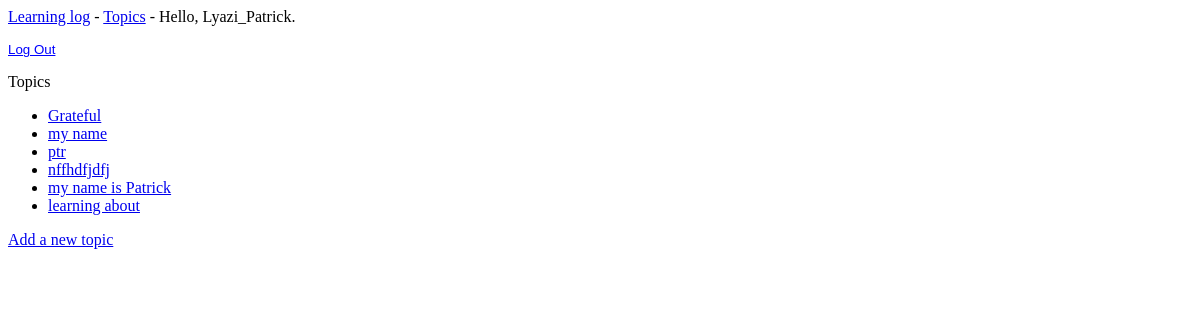
The app's page /topics/ (signed in), older data.
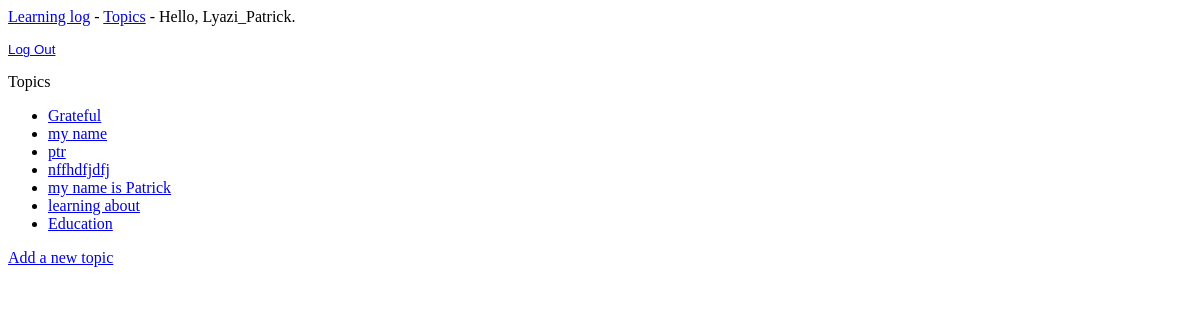
The same page, newer data.
### learning_logs/models.py (models this page shows)
class Topic(models.Model):
    text = models.CharField(max_length=200)#attr CharField is made up of characters or texts
    date_added = models.DateTimeField(auto_now_add=True)#sets date to current time
    owner = models.ForeignKey(User, on_delete=models.CASCADE)
    def __str__(self):#returns a string stored in the text attribute
        return self.text

### learning_logs/views.py (the view)
# urls.py: path('topics/',views.topics, name='topics'),
@login_required
def topics(request):
    topics = Topic.objects.order_by('date_added')
    context = {'topics':topics}
    return render(request,'learning_logs/topics.html',context)

### learning_logs/templates/learning_logs/topics.html
{% extends "learning_logs/base.html" %}
{% block content %}
<p>Topics</p>
<ul>
    {% for topic in topics %}
    <li><a href="{% url 'learning_logs:topic' topic.id %}">{{ topic }}</a></li>
    {% empty %}
    <li>No topics have been added Yet.</li>
    {% endfor %}
</ul>
<a href="{% url 'learning_logs:new_topic' %}">Add a new topic</a>
{% endblock content %}

Row changes from the older to the newer data that the page shows:
added Topic: text "Education"
